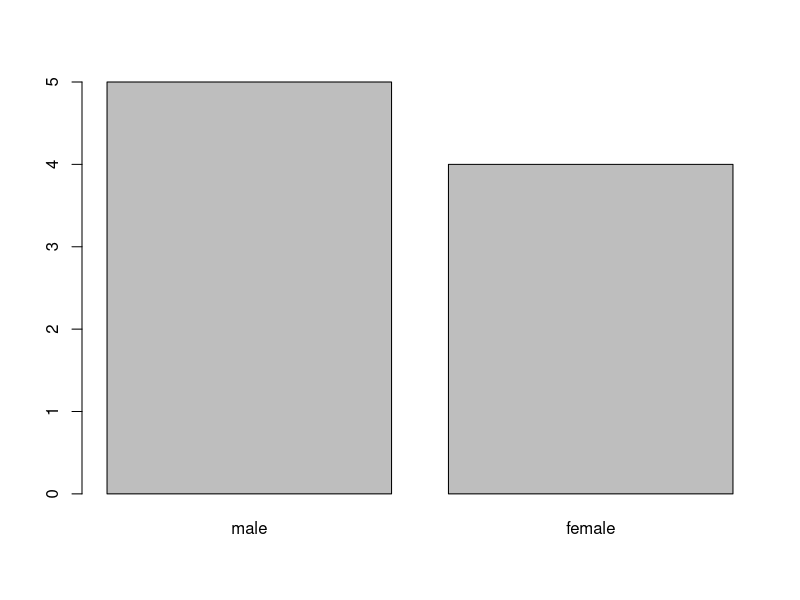

Source code (R):
## ---- chunk 1
gender=c(1,2,1,2,1,1,2,2,1)
table(gender)
gender=factor(gender,levels = c(1,2),labels=c("male","female"))
table(gender)
plot(gender)
